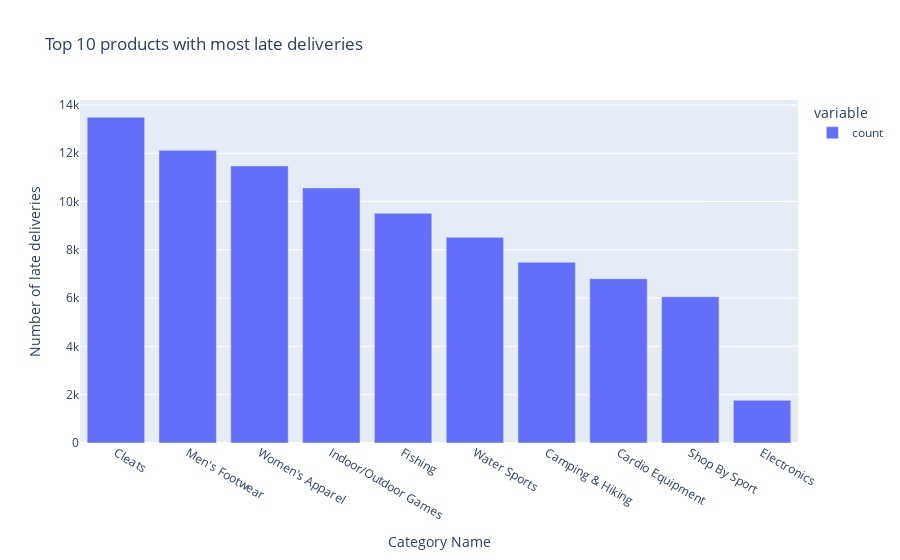

Notebook code cell kept with this figure:
### Markdown cell above
¿Cual es la categoria que más se entrega de forma tardia?

### Code cell
import plotly.express as px

#Filtering columns with late delivery status
late_delivery = df[(df['Delivery Status'] == 'Late delivery')]
#Top 10 products with most late deliveries
fig = px.bar(late_delivery['Category Name'].value_counts().nlargest(10), 
             title="Top 10 products with most late deliveries",
            labels={'value':'Number of late deliveries','index':'Category'})
fig.show()

### Figure 1 — Plotly figure (JSON) as saved in the notebook; plotly's stock layout.template omitted (floating-point values rounded to 4 significant figures)
{"data": [{"hovertemplate": "variable=count<br>Category Name=%{x}<br>Number of late deliveries=%{y}<extra></extra>", "legendgroup": "count", "marker": {"color": "#636efa", "pattern": {"shape": ""}}, "name": "count", "orientation": "v", "showlegend": true, "textposition": "auto", "type": "bar", "x": ["Cleats", "Men's Footwear", "Women's Apparel", "Indoor/Outdoor Games", "Fishing", "Water Sports", "Camping & Hiking", "Cardio Equipment", "Shop By Sport", "Electronics"], "xaxis": "x", "y": [13496, 12121, 11476, 10565, 9516, 8517, 7487, 6805, 6058, 1770], "yaxis": "y"}], "layout": {"barmode": "relative", "legend": {"title": {"text": "variable"}, "tracegroupgap": 0}, "title": {"text": "Top 10 products with most late deliveries"}, "xaxis": {"anchor": "y", "domain": [0, 1], "title": {"text": "Category Name"}}, "yaxis": {"anchor": "x", "domain": [0, 1], "title": {"text": "Number of late deliveries"}}}}
